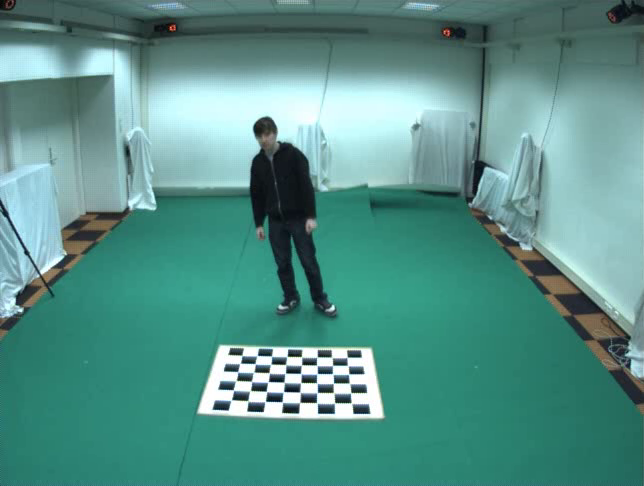
#> input picture frame 12 of 4persons/extrinsics/Take25.59624062.20141124164119.avi, 644 x 486 px, given in place of foreground.avi, which was not available
$ python Clustering.py
#> lines starting #> are read from the running program, lines starting #| are printed output that depends on the picture; pictures that were not available may be replaced by others from this repository, and a replacement may not be noted
#> in live_clustering, frame1 is the input picture: shape (486, 644, 3); mean B, G, R 136.6, 144.9, 87.5
### LookupTable.py
# Computer Vision: Assignment 2
# Creators: Gino Kuiper and Sander van Bennekom
# Date: 04-03-2023

import cv2
import numpy as np
import PIL


class LookupTable:
    def __init__(self, width, height, depth, mask1, mask2, mask3, mask4):
#> called with width = 150, height = 75, depth = 100
        self.width = width
        self.height = height
        self.depth = depth

        # List of voxels
        self.voxels = []

        # Dictionary that will serve as lookup table
        self.lookup_table = {}

        # Camera intrinsics and extrinsics per view
        self.cam1 = self.cam2 = self.cam3 = self.cam4 = 0
        self.configure_cameras()

        # Masks used for initialization of voxel list and lookup table
        self.masks = [mask1, mask2, mask3, mask4]

        # Colored frames to color the voxels
        self.colored_frame1 = cv2.imread('data/cam1/color.png')
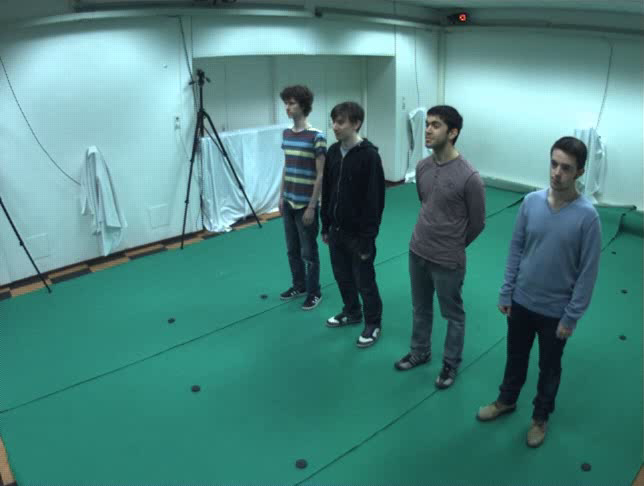
#> input picture data/cam1/color.png, 644 x 486 px
#> self.colored_frame1 is the input picture: shape (486, 644, 3); mean B, G, R 128.6, 133.4, 77.2
        self.colored_frame2 = cv2.imread('data/cam2/color.png')
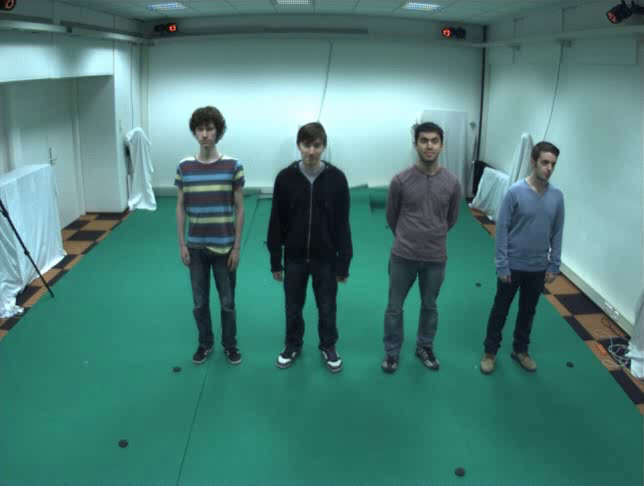
#> input picture data/cam2/color.png, 644 x 486 px
#> self.colored_frame2 is the input picture: shape (486, 644, 3); mean B, G, R 121.4, 126.9, 77.1
        self.colored_frame3 = cv2.imread('data/cam3/color.png')
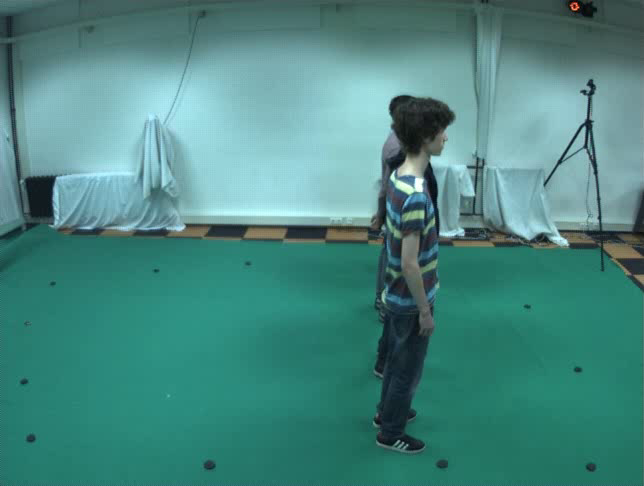
#> input picture data/cam3/color.png, 644 x 486 px
#> self.colored_frame3 is the input picture: shape (486, 644, 3); mean B, G, R 129.4, 135.7, 73.8
        self.colored_frame4 = cv2.imread('data/cam4/color.png')


    # Function to fill voxel list
    def create_voxels(self):
        for x in np.arange(0, self.width):
            for y in range(self.height):
                for z in range(self.depth):
                    self.voxels.append(Voxel(x * 20 - 1500, y * 20 - 500, -z * 20, self.cam1, self.cam2, self.cam3, self.cam4))

    # Function to create lookup table
    # [113 lines left out: functions create_lookup_table, get_voxels, get_voxels_XOR, not called in this run]

    # Function to set camera intrinsics and extrinsics
    def configure_cameras(self):
        self.cam1 = self.configure_camera(1)
        self.cam2 = self.configure_camera(2)
        self.cam3 = self.configure_camera(3)
        self.cam4 = self.configure_camera(4)

    # Method to load the intrinsics and extrinsics for a given camera
    def configure_camera(self, camera):
        reader = cv2.FileStorage(f"data/cam{camera}/config.xml", cv2.FileStorage_READ)
        t_vecs = reader.getNode("translation_vectors").mat()
        r_vecs = reader.getNode("rotation_vectors").mat()
        camera_matrix = reader.getNode("camera_matrix").mat()
        distortion_coef = reader.getNode("distortion_coefficients").mat()

        return Camera(r_vecs, t_vecs, camera_matrix, distortion_coef)

class Voxel:
    def __init__(self, width, height, depth, cam1, cam2, cam3, cam4):
        self.voxel_coordinates = (width, height, depth)
        self.color = []

        # Per view, determine the image points and store them in cam_coordinates
#> (the run stopped early here; a loop or call above may not have finished)

$ run again, starting later in the video
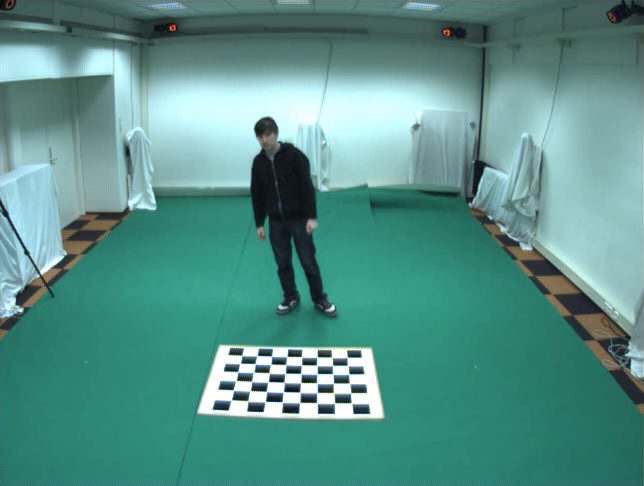
#> input picture frame 58 of 4persons/extrinsics/Take25.59624062.20141124164119.avi, 644 x 486 px, given in place of foreground.avi, which was not available
#> in live_clustering, frame1 is the input picture: shape (486, 644, 3); mean B, G, R 136.7, 144.9, 87.5
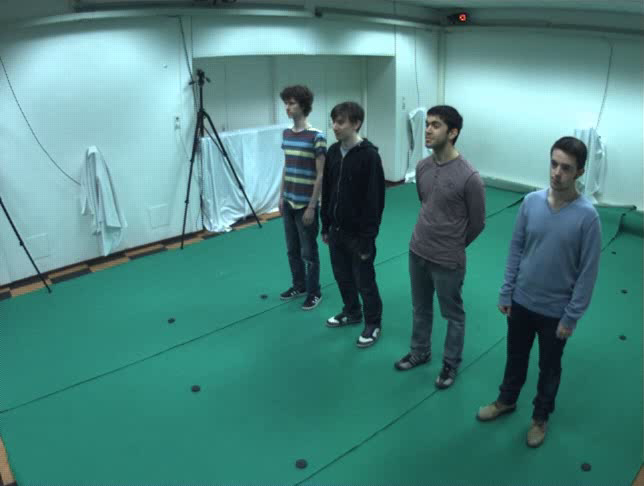
#> input picture data/cam1/color.png, 644 x 486 px
#> in __init__, self.colored_frame1 is the input picture: shape (486, 644, 3); mean B, G, R 128.6, 133.4, 77.2
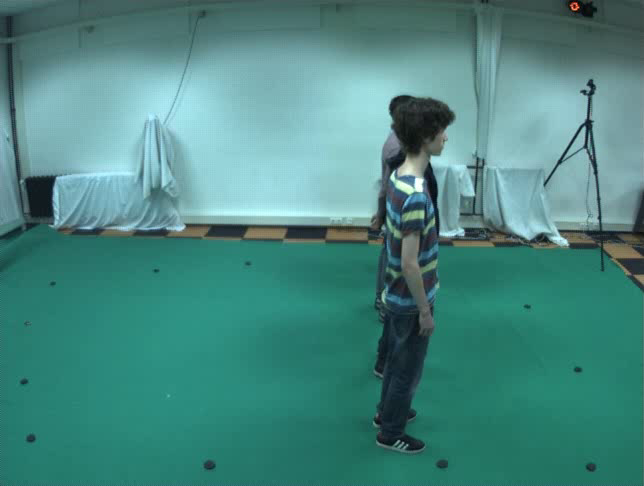
#> input picture data/cam3/color.png, 644 x 486 px
#> in __init__, self.colored_frame3 is the input picture: shape (486, 644, 3); mean B, G, R 129.4, 135.7, 73.8

$ run again, starting later in the video
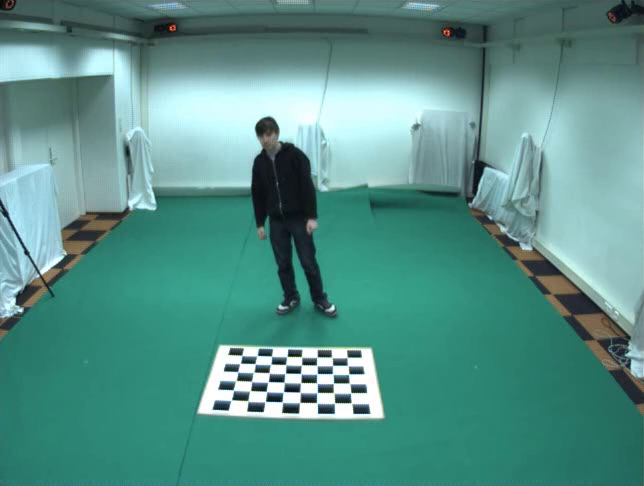
#> input picture frame 103 of 4persons/extrinsics/Take25.59624062.20141124164119.avi, 644 x 486 px, given in place of foreground.avi, which was not available
#> in live_clustering, frame1 is the input picture: shape (486, 644, 3); mean B, G, R 136.8, 144.9, 87.5
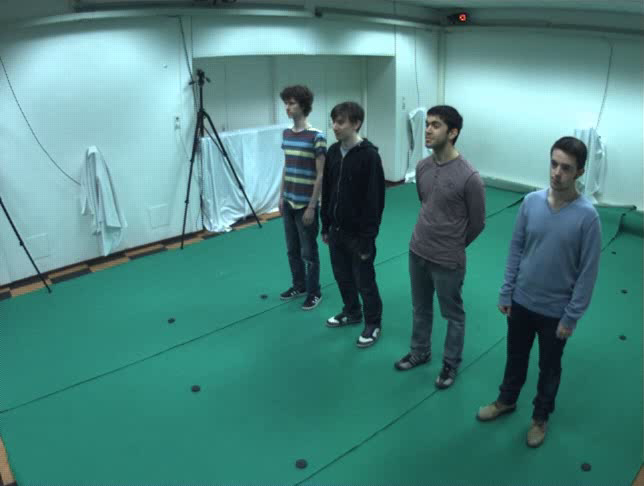
#> input picture data/cam1/color.png, 644 x 486 px
#> in __init__, self.colored_frame1 is the input picture: shape (486, 644, 3); mean B, G, R 128.6, 133.4, 77.2
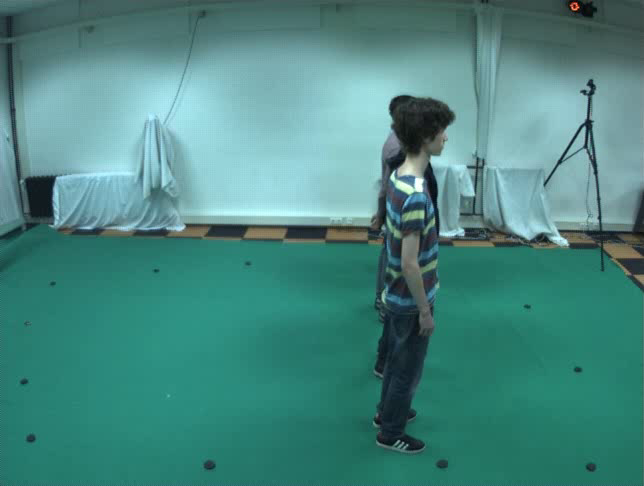
#> input picture data/cam3/color.png, 644 x 486 px
#> in __init__, self.colored_frame3 is the input picture: shape (486, 644, 3); mean B, G, R 129.4, 135.7, 73.8
